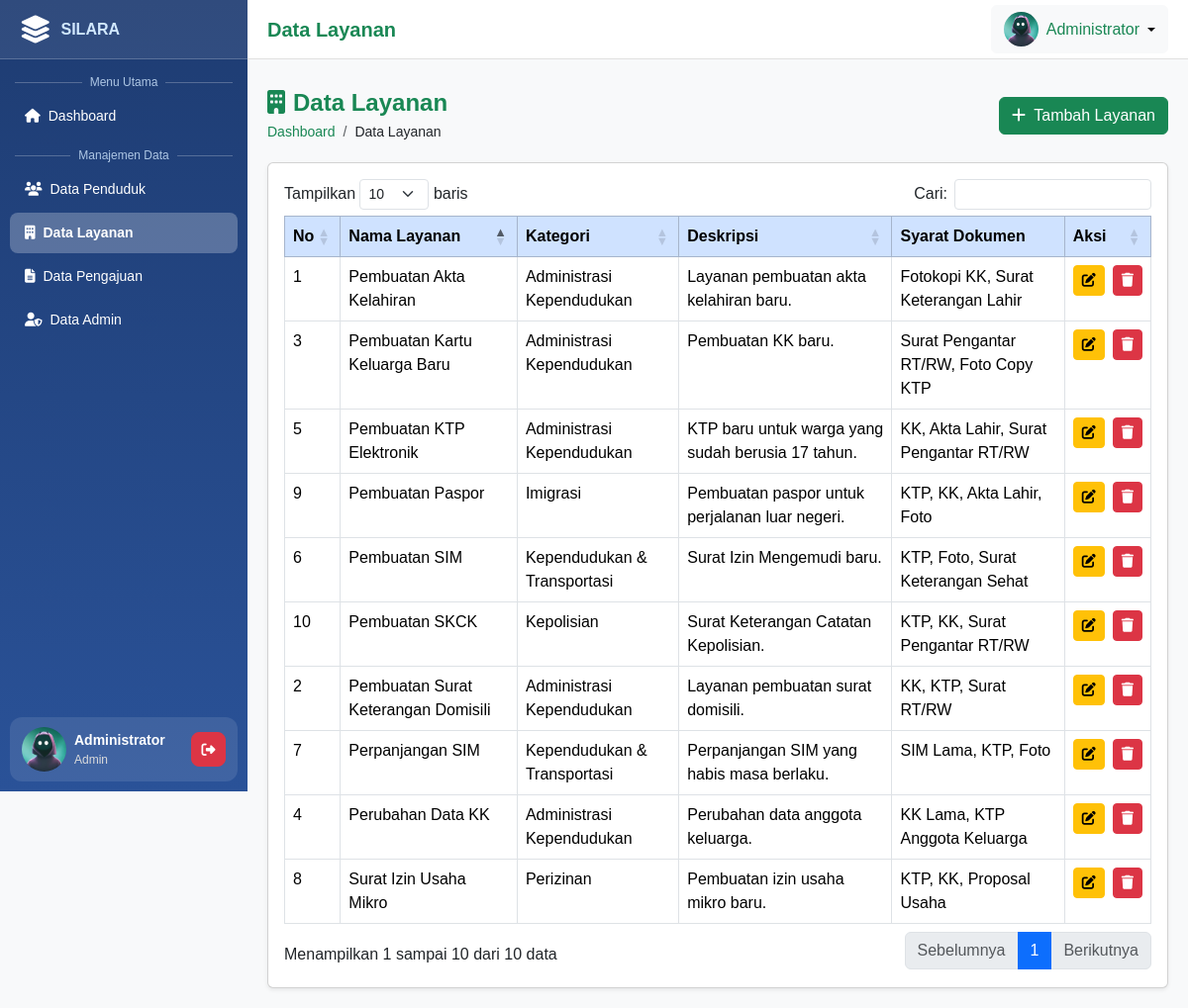
/dashboard/layanan.php (signed in), run on the app's committed database.
### tables this page shows
CREATE TABLE `layanan` (
  `id_layanan` INT AUTO_INCREMENT PRIMARY KEY,
  `nama_layanan` VARCHAR(150) NOT NULL,
  `kategori` VARCHAR(100),
  `deskripsi` TEXT,
  `syarat_dokumen` TEXT,
  `created_at` TIMESTAMP DEFAULT CURRENT_TIMESTAMP
);

### dashboard/layanan.php (the view, shortened to what this page needs)
<?php
include '../config/db.php';
$user = $_SESSION['user'];
$role = $_SESSION['role'];
$photo = !empty($user['photo']) ? '../uploads/' . $user['photo'] : '../uploads/profile.png';
?>
<!DOCTYPE html>
<html lang="id">
<head>
    <link href="https://cdn.jsdelivr.net/npm/bootstrap@5.3.3/dist/css/bootstrap.min.css" rel="stylesheet">
    <link href="https://cdnjs.cloudflare.com/ajax/libs/font-awesome/6.4.2/css/all.min.css" rel="stylesheet">
    <link rel="stylesheet" href="https://cdn.datatables.net/1.13.6/css/dataTables.bootstrap5.min.css">
</head>
<body>
    <div class="drawer">
        <div class="drawer-header">
            <i class="fa-solid fa-layer-group app-icon fs-3"></i>
            <h6 class="app-name mb-0">SILARA</h6>
        </div>
        <div class="menu-section mt-1">
            <div class="menu-divider"><span>Menu Utama</span></div>
            <a href="index.php"><i class="fa fa-home me-2"></i><span>Dashboard</span></a>
            <?php if ($role === 'admin'): ?>
                <div class="menu-divider"><span>Manajemen Data</span></div>
                <a href="penduduk.php"><i class="fa fa-users me-2"></i><span>Data Penduduk</span></a>
                <a href="layanan.php" class="active"><i class="fa fa-building me-2"></i><span>Data Layanan</span></a>
                <a href="pengajuan.php"><i class="fa fa-file-alt me-2"></i><span>Data Pengajuan</span></a>
                <a href="admin.php"><i class="fa fa-user-shield me-2"></i><span>Data Admin</span></a>
            <?php elseif ($role === 'layanan'): ?>
                <div class="menu-divider"><span>Layanan</span></div>
                <a href="pengajuan.php"><i class="fa fa-file-alt me-2"></i><span>Pengajuan Masuk</span></a>
            <?php elseif ($role === 'penduduk'): ?>
                <div class="menu-divider"><span>Layanan Warga</span></div>
                <a href="buat_pengajuan.php"><i class="fa fa-edit me-2"></i><span>Buat Pengajuan</span></a>
                <a href="status.php"><i class="fa fa-list me-2"></i><span>Status Pengajuan</span></a>
            <?php endif; ?>
        </div>
        <div class="user-card">
            <div class="d-flex align-items-center">
                <img id="userPhoto" src="<?= htmlspecialchars($photo) ?>" alt="User">
                <div class="user-details ms-2">
                    <div class="name"><?= htmlspecialchars($user['nama_admin']) ?></div>
                    <div class="role text-capitalize"><?= htmlspecialchars($role) ?></div>
                </div>
            </div>
            <button id="logoutBtn" class="btn btn-sm btn-danger d-flex align-items-center justify-content-center"
                style="border-radius: 8px; width: 35px; height: 35px;">
                <i class="fa fa-sign-out-alt"></i>
            </button>
        </div>
    </div>
    <div class="topbar">
        <h5 class="fw-bold text-success mb-0">Data Layanan</h5>
        <div class="dropdown">
            <button class="btn btn-light dropdown-toggle d-flex align-items-center" type="button" id="userDropdown"
                data-bs-toggle="dropdown" aria-expanded="false">
                <img src="<?= htmlspecialchars($photo) ?>" alt="User" class="rounded-circle me-2" width="35"
                    height="35">
                <span class="text-success fw-medium"><?= htmlspecialchars($user['nama_admin']) ?></span>
            </button>
        </div>
    </div>
    <div class="content">
        <div class="page-header">
            <div>
                <h4 class="fw-bold mb-1 text-success"><i class="fa fa-building me-2"></i>Data Layanan</h4>
                <nav aria-label="breadcrumb">
                    <ol class="breadcrumb">
                        <li class="breadcrumb-item"><a href="index.php"
                                class="text-decoration-none text-success">Dashboard</a></li>
                        <li class="breadcrumb-item active text-dark" aria-current="page">Data Layanan</li>
                    </ol>
                </nav>
            </div>
            <button class="btn btn-success" data-bs-toggle="modal" data-bs-target="#modalTambah"><i
                    class="fa fa-plus me-1"></i> Tambah Layanan</button>
        </div>
        <div class="card shadow-sm">
            <div class="card-body">
                <table class="table table-bordered table-hover" id="dataTable">
                    <thead class="table-primary">
                        <tr>
                            <th>No</th>
                            <th>Nama Layanan</th>
                            <th>Kategori</th>
                            <th>Deskripsi</th>
                            <th>Syarat Dokumen</th>
                            <th>Aksi</th>
                        </tr>
                    </thead>
                    <tbody>
                        <?php
                        $no = 1;
                        $res = $conn->query("SELECT * FROM layanan");
                        while ($r = $res->fetch_assoc()):
                            ?>
                            <tr>
                                <td><?= $no++; ?></td>
                                <td><?= $r['nama_layanan'] ?></td>
                                <td><?= $r['kategori'] ?></td>
                                <td><?= $r['deskripsi'] ?></td>
                                <td><?= $r['syarat_dokumen'] ?></td>
                                <td class="text-center">
                                    <div class="d-flex justify-content-center gap-2">
                                        <button class="btn btn-warning btn-sm" data-bs-toggle="modal"
                                            data-bs-target="#modalEdit<?= $r['id_layanan'] ?>"><i
                                                class="fa fa-edit"></i></button>
                                        <button class="btn btn-danger btn-sm" data-bs-toggle="modal"
                                            data-bs-target="#modalHapus<?= $r['id_layanan'] ?>"><i
                                                class="fa fa-trash"></i></button>
                                    </div>
                                </td>
                            </tr>
                        <?php endwhile; ?>
                    </tbody>
                </table>
            </div>
        </div>
    </div>
</body>
</html>

### dashboard/layanan.php (style rules this page uses)
* { scrollbar-width: thin; scrollbar-color: #2a5298 #f1f1f1; }
body { background-color: #f8f9fa; font-family: "Poppins", sans-serif; }
.drawer { width: 250px; height: 100vh; background: linear-gradient(180deg, #1e3c72, #2a5298); color: #fff; position: fixed; left: 0; top: 0; display: flex; flex-direction: column; justify-content: space-between; z-index: 1000; }
.drawer-header { background: rgba(255, 255, 255, 0.08); border-bottom: 1px solid rgba(255, 255, 255, 0.2); height: 60px; display: flex; align-items: center; gap: 10px; padding: 0 20px; }
.drawer-header .app-icon { color: #ffffff; }
.drawer-header .app-name { color: #d1e8ff; font-weight: 600; font-size: 16px; }
.menu-section { flex: 1; overflow-y: auto; margin-top: 8px; }
.menu-section a { color: #fff; text-decoration: none; display: block; padding: 10px 15px; border-radius: 8px; margin: 3px 10px; transition: 0.3s; font-size: 14px; }
.menu-section a.active { background-color: rgba(255, 255, 255, 0.25); font-weight: 600; }
.menu-divider { display: flex; align-items: center; margin: 10px 15px 5px 15px; opacity: 0.8; }
.menu-divider::before, .menu-divider::after { content: ""; flex: 1; height: 1px; background: rgba(255, 255, 255, 0.3); }
.menu-divider span { font-size: 12px; color: #d1e8ff; padding: 0 8px; white-space: nowrap; }
.user-card { background-color: rgba(255, 255, 255, 0.1); margin: 10px; border-radius: 12px; padding: 10px 12px; display: flex; align-items: center; justify-content: space-between; transition: 0.3s; }
.user-card img { width: 45px; height: 45px; border-radius: 50%; object-fit: cover; }
.user-details .name { font-size: 14px; font-weight: 600; color: #fff; }
.user-details .role { font-size: 12px; color: #dcdcdc; }
.topbar { height: 60px; background-color: #ffffff; border-bottom: 1px solid #e0e0e0; position: fixed; top: 0; left: 250px; width: calc(100% - 250px); z-index: 900; display: flex; align-items: center; justify-content: space-between; padding: 0 20px; }
.content { margin-left: 250px; margin-top: 70px; padding: 20px; }
.page-header { display: flex; justify-content: space-between; align-items: center; flex-wrap: wrap; margin-bottom: 20px; }
.breadcrumb { font-size: 14px; margin-bottom: 0; }
.dropdown-toggle::after { margin-left: 0.5rem; }

### data on the page
layanan: nama_layanan "Pembuatan Akta Kelahiran", kategori "Administrasi Kependudukan", deskripsi "Layanan pembuatan akta kelahiran baru.", syarat_dokumen "Fotokopi KK, Surat Keterangan Lahir"
layanan: nama_layanan "Pembuatan Surat Keterangan Domisili", kategori "Administrasi Kependudukan", deskripsi "Layanan pembuatan surat domisili.", syarat_dokumen "KK, KTP, Surat RT/RW"
layanan: nama_layanan "Pembuatan Kartu Keluarga Baru", kategori "Administrasi Kependudukan", deskripsi "Pembuatan KK baru.", syarat_dokumen "Surat Pengantar RT/RW, Foto Copy KTP"
layanan: nama_layanan "Perubahan Data KK", kategori "Administrasi Kependudukan", deskripsi "Perubahan data anggota keluarga.", syarat_dokumen "KK Lama, KTP Anggota Keluarga"
layanan: nama_layanan "Pembuatan KTP Elektronik", kategori "Administrasi Kependudukan", deskripsi "KTP baru untuk warga yang sudah berusia 17 tahun.", syarat_dokumen "KK, Akta Lahir, Surat Pengantar RT/RW"
layanan: nama_layanan "Pembuatan SIM", kategori "Kependudukan & Transportasi", deskripsi "Surat Izin Mengemudi baru.", syarat_dokumen "KTP, Foto, Surat Keterangan Sehat"
layanan: nama_layanan "Perpanjangan SIM", kategori "Kependudukan & Transportasi", deskripsi "Perpanjangan SIM yang habis masa berlaku.", syarat_dokumen "SIM Lama, KTP, Foto"
layanan: nama_layanan "Surat Izin Usaha Mikro", kategori "Perizinan", deskripsi "Pembuatan izin usaha mikro baru.", syarat_dokumen "KTP, KK, Proposal Usaha"
layanan: nama_layanan "Pembuatan Paspor", kategori "Imigrasi", deskripsi "Pembuatan paspor untuk perjalanan luar negeri.", syarat_dokumen "KTP, KK, Akta Lahir, Foto"
layanan: nama_layanan "Pembuatan SKCK", kategori "Kepolisian", deskripsi "Surat Keterangan Catatan Kepolisian.", syarat_dokumen "KTP, KK, Surat Pengantar RT/RW"

### other printed values
$user['nama_admin'] "Administrator"
$role "Admin"
